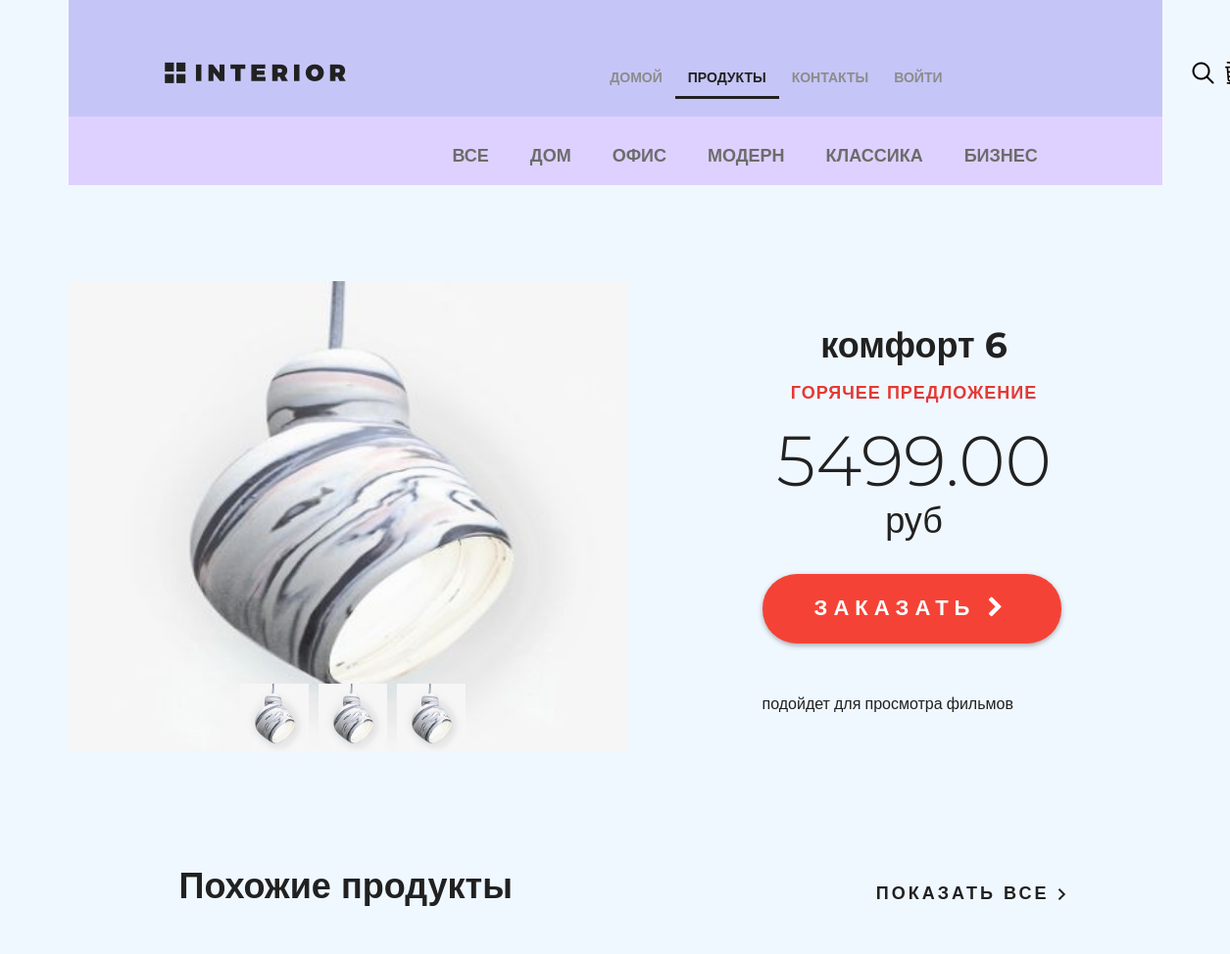
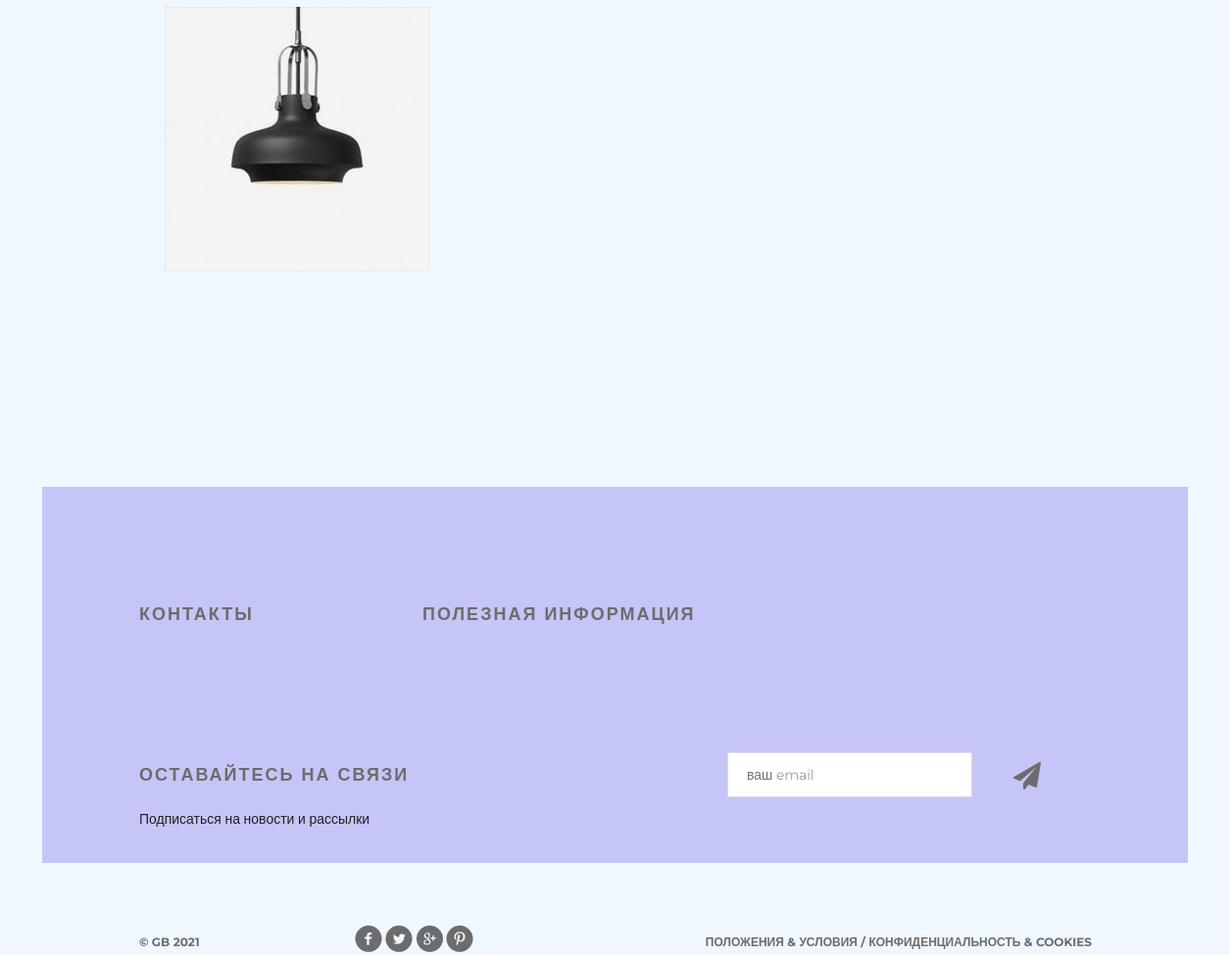
Screenshot of /products/ with the database file from the repository (2 pictures, top to bottom).
### pagesapp/models.py (models this page shows, shortened)
class ProductCategory(models.Model):
    name = models.CharField(verbose_name="имя", max_length=64, unique=True)
    description = models.TextField(verbose_name="описание", blank=True)
    is_active = models.BooleanField(verbose_name="категория активна", default=True)

class Product(models.Model):
    category = models.ForeignKey(ProductCategory, on_delete=models.CASCADE)
    name = models.CharField(verbose_name="имя продукта", max_length=128)
    image = models.ImageField(upload_to="products_images", blank=True)
    short_desc = models.CharField(verbose_name="краткое описание продукта", max_length=60, blank=True)
    description = models.TextField(verbose_name="описание продукта", blank=True)
    price = models.DecimalField(verbose_name="цена продукта", max_digits=8, decimal_places=2, default=0)
    quantity = models.PositiveIntegerField(verbose_name="количество на складе", default=0)
    is_active = models.BooleanField(verbose_name="продукт активен", default=True)

### pagesapp/views.py (the view, shortened to what this page needs)
# urls.py: path("", pagesapp.products, name="index"),
def products(request, pk=None, page=1):
    title = "продукты"
    links_menu = ProductCategory.objects.filter(is_active=True)
    hot_product = get_hot_product()
    same_products = get_same_products(hot_product)
    content = {
        "title": title,
        "links_menu": links_menu,
        "same_products": same_products,
        "media_url": settings.MEDIA_URL,
        "hot_product": hot_product,
    }
    return render(request, "pagesapp/products.html", content)

### pagesapp/context_processors.py (called while the page is built)
def basket(request):
    print(f"context processor basket works")
    basket = []
    if request.user.is_authenticated:
        basket = Basket.objects.filter(user=request.user)
    return {"basket": basket}

### pagesapp/views.py (called while the page is built)
def get_hot_product():
    products = Product.objects.filter(is_active=True, category__is_active=True)
    return random.sample(list(products), 1)[0]

def get_same_products(hot_product):
    same_products = Product.objects.filter(category=hot_product.category, is_active=True).exclude(pk=hot_product.pk)[:3]
    return same_products

### pagesapp/templates/pagesapp/products.html (shortened to what this page needs)
{% extends 'pagesapp/base.html' %} {% load static %} {% block menu %}
<div class="hero-white">
    <div class="header clearfix">
        {% include 'pagesapp/includes/menu.html' %}
    </div>
</div>
{% endblock %} {% block content %}
<div class="details">
    <div class="links clearfix">
        {% include 'pagesapp/includes/categories_menu.html' %}
    </div>
    <div class="details-products">
        <div class="details-slider">
            <div class="slider-product">
                <img src="{{ media_url }}{{ hot_product.image }}">
            </div>
            <div class="slider-control">
                <div class="block">
                    <a href="#"><img src="{{ media_url }}{{ hot_product.image }}" alt="">
                    </a>
                </div>
                <div class="block">
                    <a href="#"><img src="{{ media_url }}{{ hot_product.image }}" alt="">
                    </a>
                </div>
                <div class="block">
                    <a href="#"><img src="{{ media_url }}{{ hot_product.image }}" alt="">
                    </a>
                </div>
            </div>
        </div>
        <div class="description">
            <h3 class="big-bold">{{ hot_product.name }}</h3>
            <h3 class="red">горячее предложение</h3>
            <p class="price">{{ hot_product.price }} <span>руб</span></p>
            <a href="{% url 'basket:add' hot_product.pk %}" class="red-button">
                заказать <i class="fa fa-chevron-right" aria-hidden="true"></i>
            </a>
            <div class="description-text">
                {{ hot_product.description }}
            </div>
        </div>
    </div>
    <div class="related">
        <div class="title clearfix">
            <h2>Похожие продукты</h2>
            <a class="explore" href="#">показать все <img src="{% static 'img/arrow.png' %}" alt=""></a>
        </div>
        <div class="related-products clearfix">
            {% for product in same_products %}
            <div class="block">
                <a href="{% url 'basket:add' product.pk %}"><img src="{{ media_url }}{{ product.image }}" alt="{{ product.short_desc }}">
                </a>
            </div>
            {% endfor %}
        </div>
    </div>
</div>
<div class="clr"></div>
{% endblock %}

### pagesapp/templates/pagesapp/base.html (shortened to what this page needs)
{% load static %}
<!DOCTYPE html>
<html>
<head>
    {% block css %}
    <link href="https://cdn.jsdelivr.net/npm/bootstrap@5.0.0-beta3/dist/css/bootstrap.min.css" rel="stylesheet">
    <link rel="stylesheet" type="text/css" href="{% static 'css/style.css' %}">
    <link rel="stylesheet" href="{% static 'fonts/font-awesome/css/font-awesome.css' %}">
    {% endblock css %}
</head>
<body>
    <div class="container">
        {% block menu %}
        {% endblock menu %}
        <div class="content">
            {% block content %}
            {% endblock content %}
        </div>
    </div>
    {% block footer %}
    <div class="footer">
        <div class="clearfix">
            <div class="text-footer">
                <h3>контакты</h3>
            </div>
            <div class="text-footer">
                <h3>полезная информация</h3>
            </div>
            <div class="text-footer clearfix">
                <h3>Оставайтесь на связи</h3>
                <p>Подписаться на новости и рассылки</p>
                <form>
                    <input type="email" name="email" placeholder="ваш email">
                    <a href="#"><i class="fa fa-paper-plane fa-2x" aria-hidden="true"></i></a>
                </form>
            </div>
        </div>
        <p class="small">&copy; GB {% now "Y" %}</p>
        <div class="social">
            <a href="#" class="social1"></a>
            <a href="#" class="social2"></a>
            <a href="#" class="social3"></a>
            <a href="#" class="social4"></a>
        </div>
        <p class="small">Положения &amp; Условия / Конфиденциальность &amp; Cookies</p>
    </div>
    {% endblock %}
</body>
</html>

### pagesapp/templates/pagesapp/includes/menu.html (shortened to what this page needs)
<a href="{% url 'main' %}" class="logo"></a>
<ul class="menu">
    <li><a href="{% url 'main' %}" class="{% if request.resolver_match.url_name == 'main' %}active{% endif %}">домой</a>
    </li>
    <li><a href="{% url 'products:index' %}"
            class="{% if request.resolver_match.namespace == 'products' %}active{% endif %}">продукты</a></li>
    <li>
        <a href="{% url 'contact' %}" class="{% if request.resolver_match.url_name == 'contact' %}active{% endif %}">
            контакты
        </a>
    </li>
    <li>
        {% if user.is_authenticated %}
        <a href="{% url 'user:logout' %}">выйти</a> {% else %}
        <a href="{% url 'user:login' %}">войти</a> {% endif %}
    </li>
</ul>
<a href="#" class="search"></a>
<a href="{% url 'basket:view' %}" class="basket">
</a>

### pagesapp/templates/pagesapp/includes/categories_menu.html
<ul class="links-menu">
    <li>
        <a href="{% url 'products:category' pk=0 %}"
            class="{% if request.resolver_match.kwargs.pk == 0 %}active{% endif %}">
            все
        </a>
    </li>
    {% for link in links_menu %}
    <li>
        <a href="{% url 'products:category' link.pk %}"
            class="{% if request.resolver_match.kwargs.pk == link.pk %}active{% endif %}">
            {{ link.name }}
        </a>
    </li>
    {% endfor %}
</ul>

### rows the page displays
ProductCategory: name "ДОМ"
ProductCategory: name "ОФИС"
ProductCategory: name "МОДЕРН"
ProductCategory: name "КЛАССИКА"
ProductCategory: name "БИЗНЕС"
Product: image (picture), name "комфорт 6", price "5499.00", description "подойдет для просмотра фильмов"
Product: image (picture)
